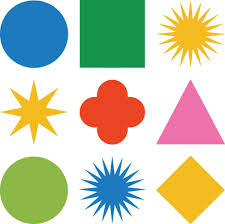
//> input picture contour_detection/shapes.jpeg, 225 x 224 px
$ ./main   (built with g++ and OpenCV 4)
//> lines starting //> are read from the running program, lines starting //| are printed output that depends on the picture; after the words box and inside, x2 and y2 are one past the last pixel; in counts of white or black regions, pixels touching at a corner belong together
#include <iostream>
#include <opencv2/opencv.hpp>

using namespace cv;
using namespace std;

int main(int argc, char** argv) {
    // Read the image file
    Mat image = imread("/home/marco/Desktop/ComputerVisionExercises/contour_detection/shapes.jpeg");
//> image is the input picture: 224 rows x 225 cols, CV_8UC3; mean B, G, R 178.9, 202.5, 198.4
    imshow("Original Image", image);
    Mat bwImage;
    cvtColor(image, bwImage, COLOR_BGR2GRAY);
    imshow("Grayscale Image", bwImage);
    // Otsu binarization
    Mat smoothImage, binaryImage;
    //GaussianBlur(bwImage, smoothImage, Size(5, 5), 0, 0);
    medianBlur(bwImage, smoothImage, 5);
    //bilateralFilter(bwImage, smoothImage, 9, 75, 75);
    imshow("Smoothed Image", smoothImage);
    threshold(smoothImage, binaryImage, 0, 255, THRESH_BINARY + THRESH_OTSU);
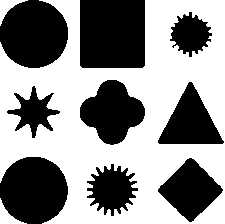
//> binaryImage: 224 rows x 225 cols, CV_8UC1; 55.1% white; 9 black regions, largest, box (x1, y1, x2, y2) and area: (80, 0, 145, 68) 4414, (0, 0, 68, 68) 3647, (0, 157, 68, 224) 3592
    // invert the binary image
    bitwise_not(binaryImage, binaryImage);
//> binaryImage: 224 rows x 225 cols, CV_8UC1; 44.9% white; 9 white regions
    imshow("Binary Image", binaryImage);
    // Find contours
    std::vector<std::vector<Point>> contours;
    findContours(binaryImage, contours, RETR_EXTERNAL, CHAIN_APPROX_NONE);
//> contours = 9 contours; largest, box (x1, y1, x2, y2) and area: (80, 0, 145, 68) 4284, (0, 0, 68, 68) 3550, (0, 157, 68, 224) 3496, (80, 80, 145, 145) 2580, (158, 158, 223, 222) 2172
    // Print the number of contours found
    cout << "Number of contours found: " << contours.size() << endl;
//| Number of contours found: 9
    // Draw contours on the original image with teir information
    Mat contourImage = image.clone();
    for (size_t i = 0; i < contours.size(); i++) {
        drawContours(contourImage, contours, (int)i, Scalar(0, 255, 0), 2);
        // Print contour information on the image
        Moments m = moments(contours[i]);
        int cx = (int)(m.m10 / m.m00);
        int cy = (int)(m.m01 / m.m00);
        putText(contourImage, "Contour " + to_string(i), Point(cx - 50, cy), FONT_HERSHEY_SIMPLEX, 0.5, Scalar(255, 0, 0), 1);
    }
//> this loop made 9 passes
//> (cx, cy) on passes 1 to 9: (111, 189), (190, 189), (33, 189), (33, 111), (190, 121), (111, 111), (190, 33), (112, 33), (33, 33)
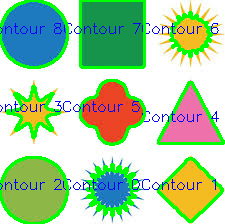
//> contourImage: 224 rows x 225 cols, CV_8UC3; mean B, G, R 164, 207.5, 170.4
    imshow("Contours", contourImage);

    // Extract largest contour (area)
    double maxArea = 0;
    int maxAreaIndex = -1;
    for (size_t i = 0; i < contours.size(); i++) {
        double area = contourArea(contours[i]);
        if (area > maxArea) {
            maxArea = area;
            maxAreaIndex = (int)i;
        }
    }
//> this loop made 9 passes
//> (area, maxArea) on passes 1, 2, 3, 8: (1448, 1448), (2172, 2172), (3496, 3496), (4284, 4284)
//> area on passes 4, 5, 6, 7, 9: 986.5, 2111.5, 2580, 1057.5, 3550.5
//> after the loop, maxArea = 4284; maxAreaIndex = 7
    // Draw the largest contour on the original image
    Mat largestContourImage = image.clone();
    if (maxAreaIndex >= 0) {
        drawContours(largestContourImage, contours, maxAreaIndex, Scalar(0, 0, 255), 2);
//> largestContourImage: 224 rows x 225 cols, CV_8UC3; 1.42% of pixels changed, all inside (x1, y1, x2, y2) = (79, 0, 146, 69)
    }
    imshow("Largest Contour", largestContourImage);

    // Get the minimum bounding box of the countours
    Mat boundingBoxImage = image.clone();
    for (size_t i = 0; i < contours.size(); i++) {
        RotatedRect boundingBox = minAreaRect(contours[i]);
        // Draw the bounding box on the image
        Point2f vertices[4];
        boundingBox.points(vertices);
        for (int j = 0; j < 4; j++) {
            line(boundingBoxImage, vertices[j], vertices[(j + 1) % 4], Scalar(255, 0, 255), 2);
        }
    }
//> this loop made 9 passes
//> boundingBox on passes 1, 2, 4, 5, 6, 7: centre (112, 189.5), size (51, 50), angle -90, centre (190, 189.5), size (47.4, 47.4), angle -45, centre (33.1, 111.3), size (48.6, 48.8), angle -68.7, centre (190.5, 112.5), size (61, 65), angle -90, centre (112, 111.5), size (54.4, 54.4), angle -45, centre (190, 34.3), size (39.3, 41.2), angle -59
//> (boundingBox, vertices) on passes 3, 8, 9: (centre (33.5, 190), size (66, 67), angle -90, 4 Points (x, y): [67, 223], [0, 223], [0, 157], [67, 157]), (centre (112, 33.5), size (67, 64), angle -90, 4 Points (x, y): [144, 67], [80, 67], [80, 0], [144, 0]), (centre (33.5, 33.5), size (67, 67), angle -90, 4 Points (x, y): [67, 67], [0, 67], [0, 0], [67, 0])
//> boundingBoxImage: 224 rows x 225 cols, CV_8UC3; 11.54% of pixels changed, all inside (x1, y1, x2, y2) = (0, 0, 225, 224)
    imshow("Bounding Boxes", boundingBoxImage);

    // Get convex hull of the countours
    Mat convexHullImage = image.clone();
    for (size_t i = 0; i < contours.size(); i++) {
        vector<Point> hull;
        convexHull(contours[i], hull);
        // Draw the convex hull on the image
        for (size_t j = 0; j < hull.size(); j++) {
            line(convexHullImage, hull[j], hull[(j + 1) % hull.size()], Scalar(255, 255, 0), 2);
        }
    }
//> this loop made 9 passes
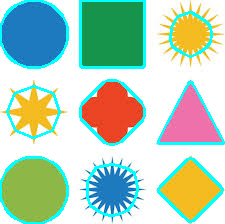
//> convexHullImage: 224 rows x 225 cols, CV_8UC3; 9.86% of pixels changed, all inside (x1, y1, x2, y2) = (0, 0, 225, 224)
    imshow("Convex Hulls", convexHullImage);

    // Compute the moments of the contours
    Mat momentsImage = image.clone();
    for (size_t i = 0; i < contours.size(); i++) {
        Moments m = moments(contours[i]);
        // compute the centroid of the contour
        int cx = (int)(m.m10 / m.m00);
        int cy = (int)(m.m01 / m.m00);
        // Draw the centroid on the image
        circle(momentsImage, Point(cx, cy), 5, Scalar(0, 255, 255), -1);
    }
//> momentsImage: 224 rows x 225 cols, CV_8UC3; 1.45% of pixels changed, all inside (x1, y1, x2, y2) = (28, 28, 196, 195)
    imshow("Moments", momentsImage);


    // Read and extract the contours of a new image using edge detection
    image = imread("/home/marco/Desktop/ComputerVisionExercises/contour_detection/sword.png");
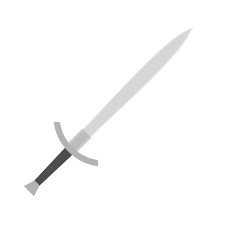
//> input picture contour_detection/sword.png, 225 x 225 px
//> image is the input picture: 225 rows x 225 cols, CV_8UC3; mean B, G, R 251.1, 251.1, 251.1
    imshow("Sword Image", image);
    Mat grayImage, edges;
    cvtColor(image, grayImage, COLOR_BGR2GRAY);
    GaussianBlur(grayImage, grayImage, Size(5, 5), 0);
//> grayImage: 225 rows x 225 cols, CV_8UC1; min 77, max 255, mean 251.1
    Canny(grayImage, edges, 50, 150);
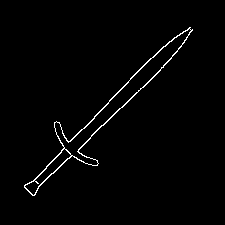
//> edges: 225 rows x 225 cols, CV_8UC1; 1.5% white in thin lines or dots, all inside (x1, y1, x2, y2) = (24, 27, 193, 196)
    // Close the edges using morphological closing
    morphologyEx(edges, edges, MORPH_CLOSE, getStructuringElement(MORPH_RECT, Size(3, 3)));
    imshow("Closed Edges", edges);
    // Find contours
    contours.clear();
//> contours = 0 contours
    findContours(edges, contours, RETR_EXTERNAL, CHAIN_APPROX_NONE);
//> contours = 1 contour; box (x1, y1, x2, y2) and area: (24, 27, 193, 196) 3084
    // Draw contours on the original image
    contourImage = image.clone();
    for (size_t i = 0; i < contours.size(); i++) {
        drawContours(contourImage, contours, (int)i, Scalar(0, 255, 0), 2);
    }
//> this loop made 1 pass
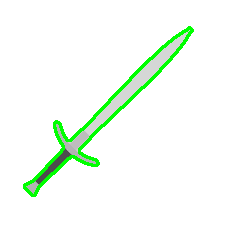
//> contourImage: 225 rows x 225 cols, CV_8UC3; 3.96% of pixels changed, all inside (x1, y1, x2, y2) = (23, 26, 194, 197)
    //imshow("Sword Contours", contourImage);
    // Compute the elliptical fitting of the contours
    for (size_t i = 0; i < contours.size(); i++) {
        if (contours[i].size() >= 5) { // fitEllipse requires at least 5 points
            RotatedRect fittedEllipse = fitEllipse(contours[i]);
            cout << "angle: " << fittedEllipse.angle << endl;
            // Draw the ellipse on the image
            ellipse(contourImage, fittedEllipse, Scalar(255, 0, 255), 2);
        }
    }
//> this loop made 1 pass
//> fittedEllipse on pass 1: centre (106.4, 112.6), size (50.9, 190.1), angle 44.9
//| angle: 44.9376
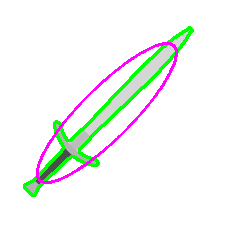
//> contourImage: 225 rows x 225 cols, CV_8UC3; 2.29% of pixels changed, all inside (x1, y1, x2, y2) = (36, 42, 178, 184)
    imshow("Fitted Ellipses", contourImage);

    waitKey(10000);
    return 0;
}
